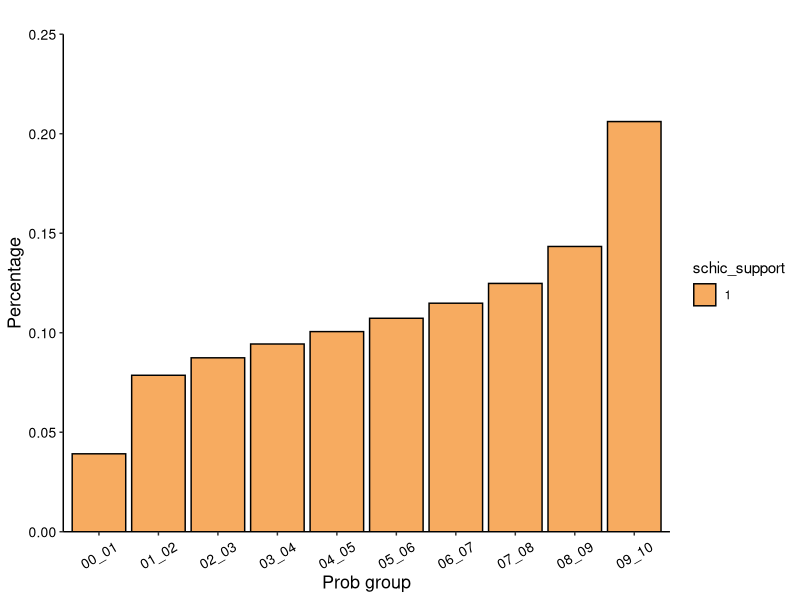

This chart was generated by the following R code:
setwd('F:/HiC2PoreC/Analysis_Results/2024-05-23_Predict_New_MCI')

library(ggplot2)

### 1. scHi-C edge support.
# df_schic_prob_group <- read.table('HiPore-C_GM12878_1Mb.Unobserved_MCI_O3_scHi-C_edge_prob_group.txt', header = TRUE)
df_schic_prob_group <- read.table('HiPore-C_GM12878_1Mb.SGMCI_Unobserved_MCI_O3_scHi-C_edge_prob_group.txt', header = TRUE)
df_schic_prob_group$schic_support <- factor(df_schic_prob_group$schic_support, levels = c("1", "0"))

pdf('./HiPore-C_GM12878_1Mb.Unobserved_MCI_O3_scHi-C_prob_group.pdf', width=4.5, height=3.5)
ggplot(df_schic_prob_group[df_schic_prob_group$schic_support == 1,],
       aes(x=prob_group, weight=perc, fill=schic_support))+
  geom_bar(position = "dodge", color='black')+ ## stack -> dodge 分组柱状图
  # scale_fill_manual(values = rev(c('#adb8dd', '#d3b098', '#c68368', '#a34d3c')))+
  scale_fill_manual(values = c('#f7ab60', '#989cc8', '#78a9cd', '#c93835'))+
  scale_y_continuous(expand = c(0,0), limits = c(0, 0.25))+
  labs(x='Prob group', y='Percentage', title='')+
  # theme_bw()+
  theme_classic()+
  theme(plot.title = element_text(size=14, colour='black', hjust = 0.5),
        axis.title = element_text(size = 13, colour = "black"),
        axis.text.x = element_text(size=10, color="black", angle = 30, vjust = 0.5),
        axis.text.y = element_text(size=10, color="black"))
dev.off()
